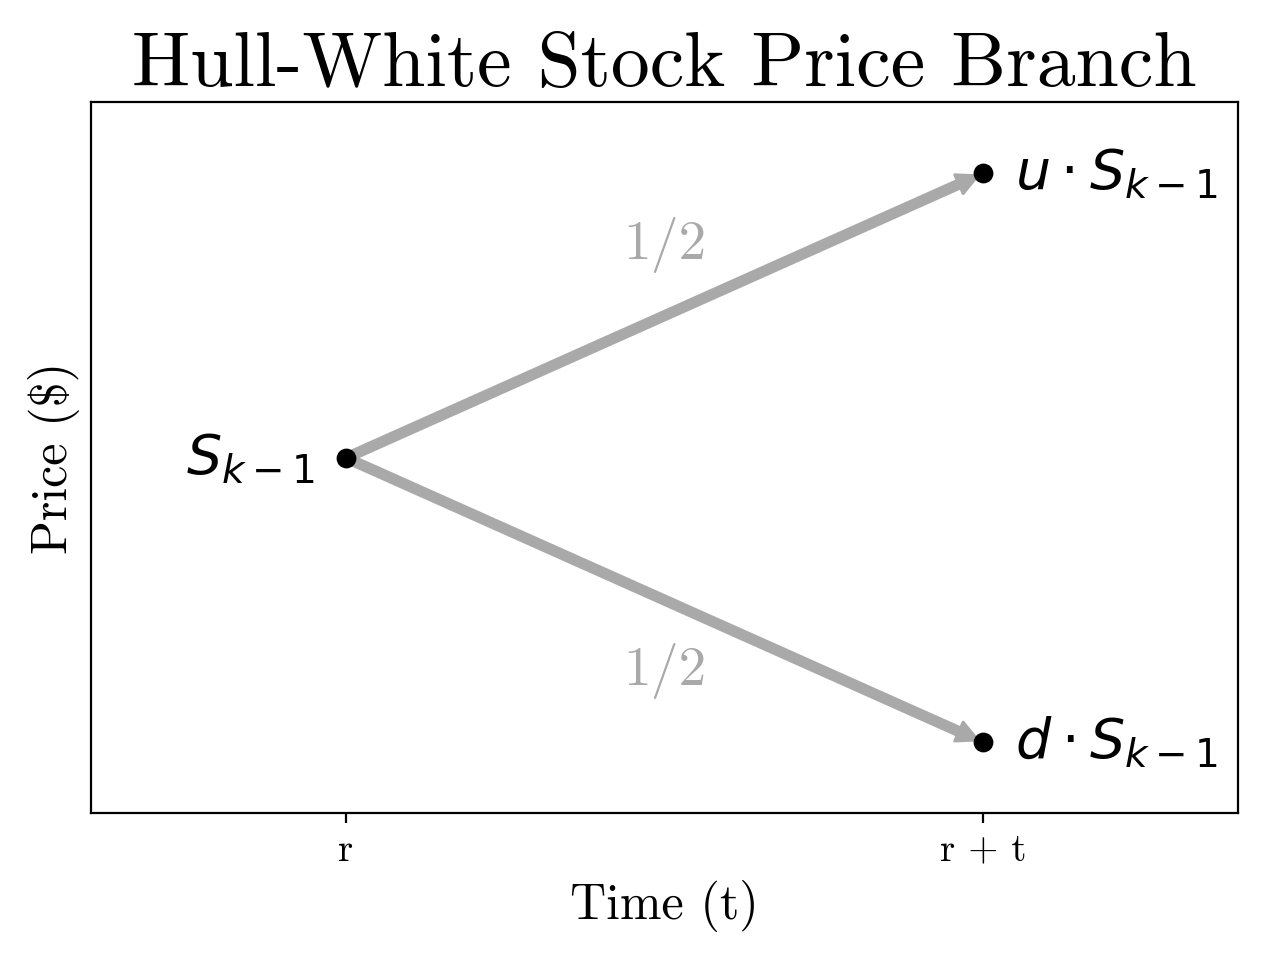

Recreate this plot in Python.
import matplotlib.pyplot as plt
import numpy as np
from Hull_White_class import Node
from datetime import datetime, timedelta
import matplotlib.patches as mpatches

# Change default font
plt.rcParams.update({'font.family':'cmr10'})

day_0 = Node(0, 0, 10, 1)
day_1_u = Node(1, 1, 11, 0.5)
day_1_d = Node(2, 1, 9, 0.5)


tree = [day_0, day_1_u, day_1_d]

fig,ax = plt.subplots()

day = [i.day for i in tree]
price = [i.price for i in tree]
scale = 150
colors = 'black'
colors_2 = 'darkgrey'
colors_3 = 'white'
colors_4 = 'black'
marker = '.'
font = 'cmr10'

# Add arrows
for i in tree[0:1]:
    x_tail = i.day
    y_tail = i.price
    x_head = i.day + 1
    y_head_u = i.price+1
    y_head_d = i.price-1
    dx = x_head - x_tail
    arrow_u = mpatches.FancyArrowPatch((x_tail, y_tail),(x_head, y_head_u), mutation_scale=15, zorder=1, color=colors_2)
    arrow_d = mpatches.FancyArrowPatch((x_tail, y_tail),(x_head, y_head_d), mutation_scale=15, zorder=1, color=colors_2)
    ax.add_patch(arrow_u)
    ax.add_patch(arrow_d)
    
# Plot the chart
ax.scatter(day,price, s=scale, c=colors, marker=marker, zorder=2)

    # Label each point with the price
ax.annotate('$u \cdot S_{k-1}$', # this is the text
    (1.05,11), # this is the point to label
    va='center',
    ha='left',
    c=colors,
    fontname=font,
    fontsize=20) # horizontal alignment can be left, right or center

ax.annotate('$d \cdot S_{k-1}$', # this is the text
    (1.05,9), # this is the point to label
    va='center',
    ha='left',
    c=colors,
    fontname=font,
    fontsize=20) # horizontal alignment can be left, right or center
    
ax.annotate('$S_{k-1}$', # this is the text
    (-0.05,10), # this is the point to label
    va='center',
    ha='right',
    c=colors,
    fontname=font,
    fontsize=20) # horizontal alignment can be left, right or center

ax.annotate('1/2', # this is the text
    (0.5,10.75), # this is the point to label
    va='center',
    ha='center',
    c=colors_2,
    fontname=font,
    fontsize=20) # horizontal alignment can be left, right or center

ax.annotate('1/2', # this is the text
    (0.5,9.25), # this is the point to label
    va='center',
    ha='center',
    c=colors_2,
    fontname=font,
    fontsize=20) # horizontal alignment can be left, right or center

plt.xticks([0,1],['r','r + t'],fontsize=14)
plt.yticks([],[])


ax.set_xlim(-0.4,1.4)
ax.set_ylim(8.75,11.25)
ax.set_xlabel('Time (t)', fontname=font, fontsize=18, weight='bold')
ax.set_ylabel('Price ($)', fontname=font, fontsize=18, weight='bold')
ax.set_title('Hull-White Stock Price Branch', fontname=font, fontsize=28, weight='bold')


plt.tight_layout()
plt.show()
